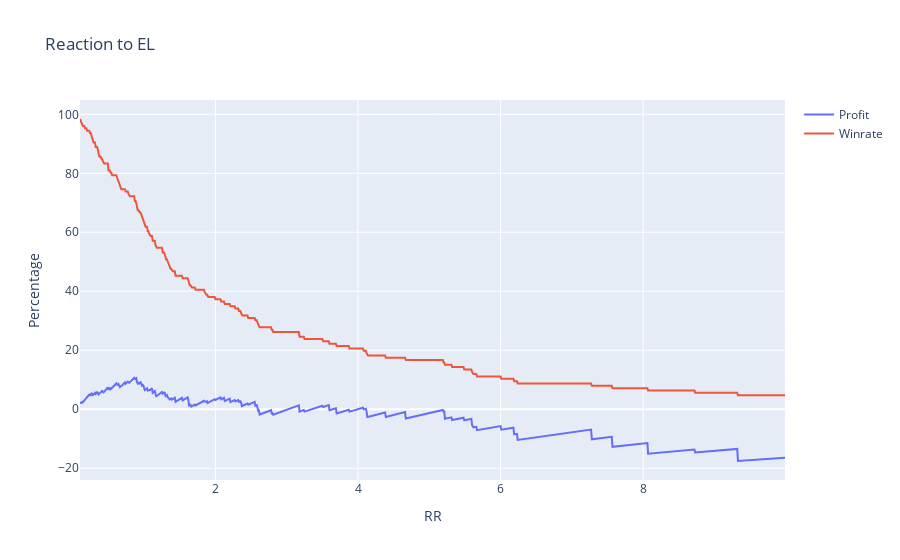
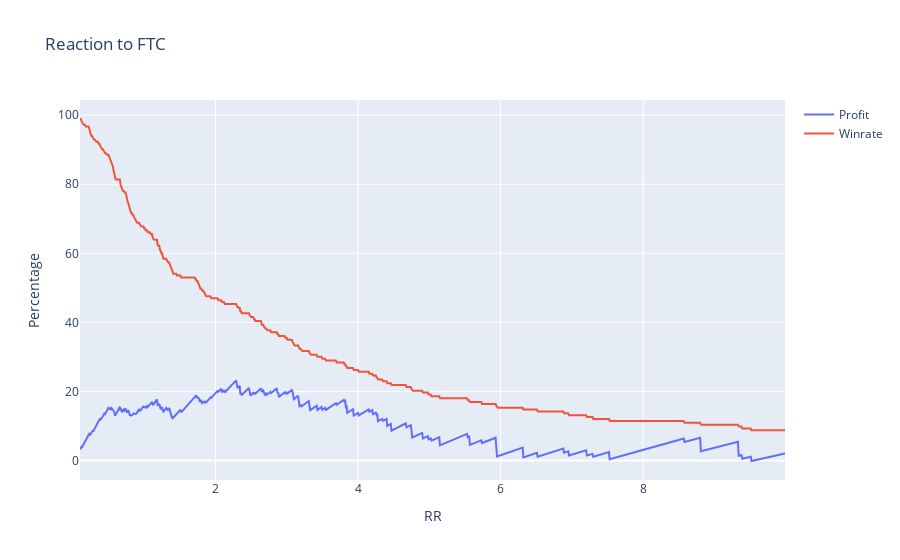

The notebook cell these images were saved under, in order:
### Code cell
# Function to calculate profits and winrates for a given reaction column
def calculate_metrics(FLAGS, column_name, RR_values, commision, R):
    RESULT = []
    Winrates = []

    for RR in RR_values:
        result = 0
        Total_SLs = 0
        flag_index = -1
        trades =0

        # Iterate through reactions
        for value in FLAGS[column_name]:
            flag_index += 1
            if pd.isna(value):  # Skip NaN values
                continue

            trades += 1
            weight = FLAGS['Flag informations'][flag_index].weight
            if value <= RR:
                Total_SLs += 1
                result -= R*weight
            elif value > RR:
                result += R*RR*weight

            result -= commision

    
        winrate = 1 - (Total_SLs / trades)
        RESULT.append(result)
        Winrates.append(winrate * 100)
        """
    # Plot Results
    fig = go.Figure()
    fig.add_trace(go.Scatter(x=np.array(Winrates), y=np.array(RESULT), mode='lines', name=column_name))
    #fig.add_trace(go.Scatter(x=np.array(Winrates_bullish), y=np.array(RESULT_bullish), mode='lines', name=column_name + "bullish"))
    #fig.add_trace(go.Scatter(x=np.array(Winrates_bearish), y=np.array(RESULT_bearish), mode='lines', name=column_name + "bearish"))
    fig.update_layout(title=f"RESAULT {column_name}",
                    xaxis_title="Winrate (%)",
                    yaxis_title=f"RESAULT (R={R}%)")
    fig.show()
    # Plot Results
    fig = go.Figure()
    fig.add_trace(go.Scatter(x=RR_values, y=np.array(RESULT) * np.array(Winrates) / 100, mode='lines', name=column_name))
    #fig.add_trace(go.Scatter(x=RR_values, y=np.array(RESULT_bullish) * np.array(Winrates_bullish) / 100, mode='lines', name=column_name+ "bullish"))
    #fig.add_trace(go.Scatter(x=RR_values, y=np.array(RESULT_bearish) * np.array(Winrates_bearish) / 100, mode='lines', name=column_name+ "bearish"))
    fig.update_layout(title=f"WinRate * RESULT vs RR in {column_name}",
                    xaxis_title="RR",
                    yaxis_title="WinRate * RESULT")
    fig.show()
    """
    # Plot Results
    fig = go.Figure()
    fig.add_trace(go.Scatter(x=RR_values, y=100*np.array(RESULT)/account_info.balance, mode='lines', name="Profit"))
    fig.add_trace(go.Scatter(x=RR_values, y=np.array(Winrates), mode='lines', name="Winrate"))
    #fig.add_trace(go.Scatter(x=RR_values, y=np.array(RESULT_bullish), mode='lines', name=column_name+ "bullish"))
    #fig.add_trace(go.Scatter(x=RR_values, y=np.array(RESULT_bearish), mode='lines', name=column_name+ "bearish"))
    fig.update_layout(title=column_name,
                    xaxis_title="RR",
                    yaxis_title="Percentage")
    fig.show()

    # Identify valid RRs
    valid_RRs = RR_values[(np.array(RESULT) == np.array(RESULT).max())]
    print(f"Valid RRs based on {column_name}: {valid_RRs}")

    print (f"total number of trades:{trades}")
    #return np.array(RESULT), np.array(Winrates)
    return

# Constants
R = (config["trading_configs"]["risk_management"]["R"] /100 ) * account_info.balance
commision = config["account_info"]["commision"]
RR_values = np.arange(0.1, 10, 0.01)

# Calculate metrics
#Profits_EL, Winrates_EL = calculate_metrics(FLAGS, 'Reaction to EL', RR_values, commision, R)
#Profits_FTC, Winrates_FTC = calculate_metrics(FLAGS, 'Reaction to FTC', RR_values, commision, R)
calculate_metrics(FLAGS, 'Reaction to EL', RR_values, commision, R)
calculate_metrics(FLAGS, 'Reaction to FTC', RR_values, commision, R)

### Figure 1 — Plotly figure (JSON) as saved in the notebook; plotly's stock layout.template omitted (floating-point values rounded to 4 significant figures; data arrays with more than 128 entries replaced by an {"elided": "..."} marker saying what was removed)
{"data": [{"mode": "lines", "name": "Profit", "type": "scatter", "x": {"elided": "990 float values"}, "y": {"elided": "990 float values"}}, {"mode": "lines", "name": "Winrate", "type": "scatter", "x": {"elided": "990 float values"}, "y": {"elided": "990 float values"}}], "layout": {"title": {"text": "Reaction to EL"}, "xaxis": {"title": {"text": "RR"}}, "yaxis": {"title": {"text": "Percentage"}}}}

### Figure 2 — Plotly figure (JSON) as saved in the notebook; plotly's stock layout.template omitted (floating-point values rounded to 4 significant figures; data arrays with more than 128 entries replaced by an {"elided": "..."} marker saying what was removed)
{"data": [{"mode": "lines", "name": "Profit", "type": "scatter", "x": {"elided": "990 float values"}, "y": {"elided": "990 float values"}}, {"mode": "lines", "name": "Winrate", "type": "scatter", "x": {"elided": "990 float values"}, "y": {"elided": "990 float values"}}], "layout": {"title": {"text": "Reaction to FTC"}, "xaxis": {"title": {"text": "RR"}}, "yaxis": {"title": {"text": "Percentage"}}}}
